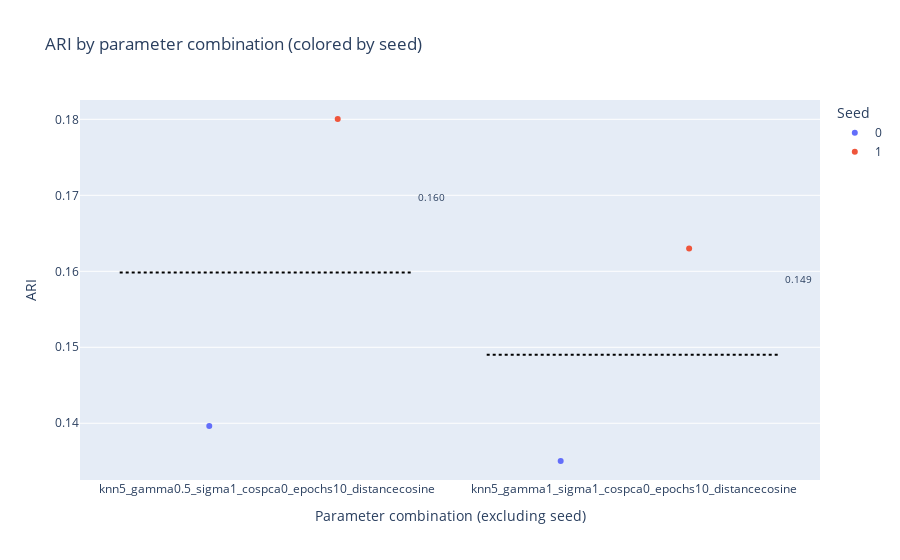
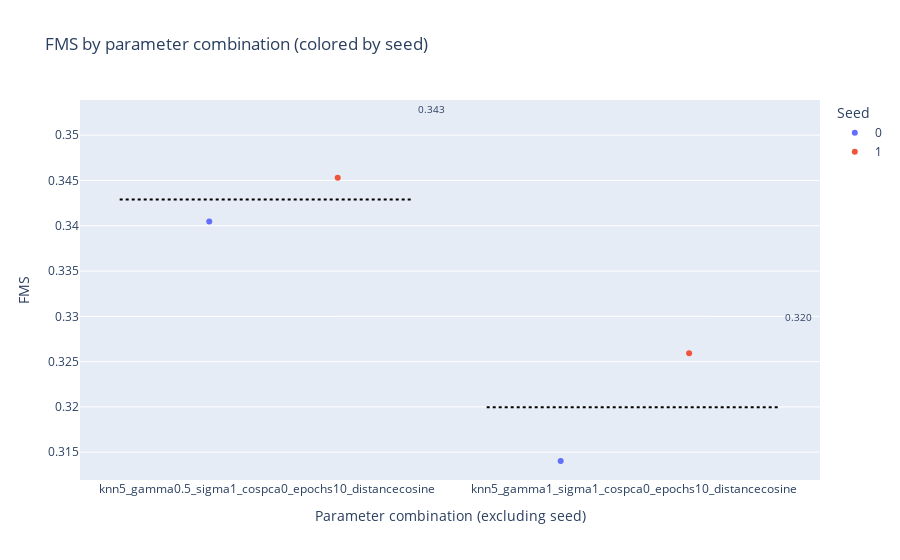
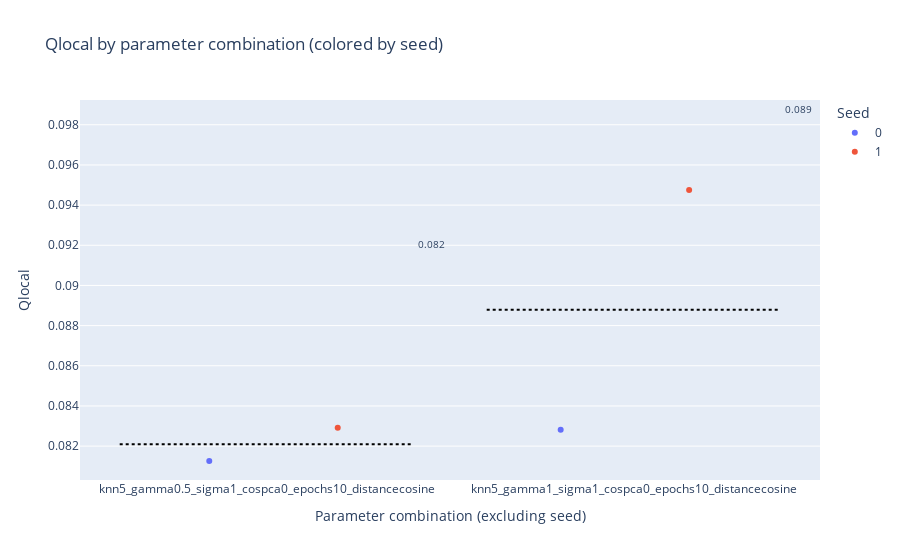
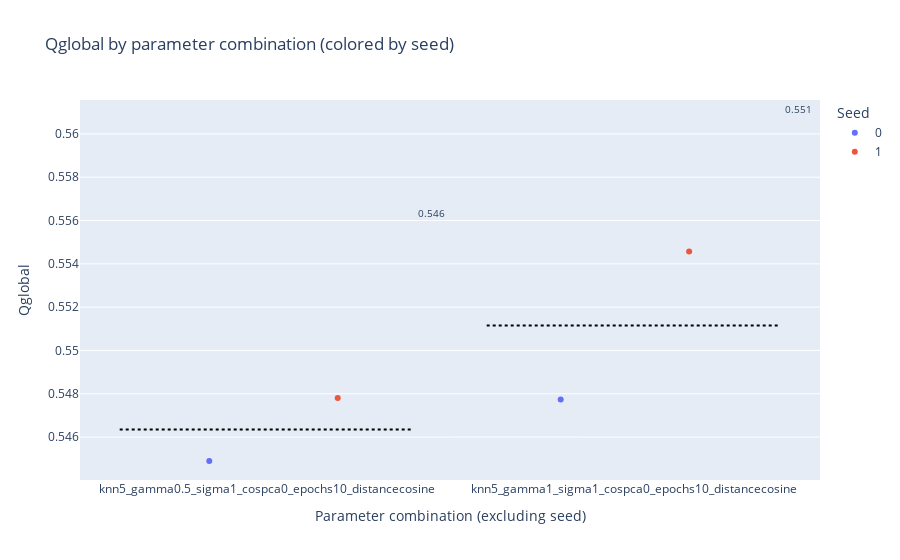

Notebook code for these charts, in order:
### Markdown cell above
## Results

### Code cell
# Call comparison function
compare_projections(results)

### Figure 1 — Plotly figure (JSON) as saved in the notebook; plotly's stock layout.template omitted (floating-point values rounded to 4 significant figures)
{"data": [{"alignmentgroup": "True", "boxpoints": "all", "fillcolor": "rgba(255,255,255,0)", "hoveron": "points", "hovertemplate": "seed=0<br>params_base=%{x}<br>ARI=%{y}<extra></extra>", "legendgroup": "0", "line": {"color": "rgba(255,255,255,0)"}, "marker": {"color": "#636efa"}, "name": "0", "offsetgroup": "0", "orientation": "v", "pointpos": 0, "showlegend": true, "type": "box", "x": ["knn5_gamma0.5_sigma1_cospca0_epochs10_distancecosine", "knn5_gamma1_sigma1_cospca0_epochs10_distancecosine"], "x0": " ", "xaxis": "x", "y": [0.1396, 0.135], "y0": " ", "yaxis": "y"}, {"alignmentgroup": "True", "boxpoints": "all", "fillcolor": "rgba(255,255,255,0)", "hoveron": "points", "hovertemplate": "seed=1<br>params_base=%{x}<br>ARI=%{y}<extra></extra>", "legendgroup": "1", "line": {"color": "rgba(255,255,255,0)"}, "marker": {"color": "#EF553B"}, "name": "1", "offsetgroup": "1", "orientation": "v", "pointpos": 0, "showlegend": true, "type": "box", "x": ["knn5_gamma0.5_sigma1_cospca0_epochs10_distancecosine", "knn5_gamma1_sigma1_cospca0_epochs10_distancecosine"], "x0": " ", "xaxis": "x", "y": [0.18, 0.163], "y0": " ", "yaxis": "y"}], "layout": {"annotations": [{"font": {"size": 10}, "showarrow": false, "text": "0.160", "x": 0.45, "y": 0.1698}, {"font": {"size": 10}, "showarrow": false, "text": "0.149", "x": 1.45, "y": 0.159}], "boxmode": "group", "legend": {"title": {"text": "Seed"}, "tracegroupgap": 0}, "shapes": [{"line": {"color": "black", "dash": "dot", "width": 2}, "name": "Mean knn5_gamma0.5_sigma1_cospca0_epochs10_distancecosine", "type": "line", "x0": -0.4, "x1": 0.4, "xref": "x", "y0": 0.1598, "y1": 0.1598, "yref": "y"}, {"line": {"color": "black", "dash": "dot", "width": 2}, "name": "Mean knn5_gamma1_sigma1_cospca0_epochs10_distancecosine", "type": "line", "x0": 0.6, "x1": 1.4, "xref": "x", "y0": 0.149, "y1": 0.149, "yref": "y"}], "showlegend": true, "title": {"text": "ARI by parameter combination (colored by seed)"}, "xaxis": {"anchor": "y", "domain": [0, 1], "title": {"text": "Parameter combination (excluding seed)"}}, "yaxis": {"anchor": "x", "domain": [0, 1], "title": {"text": "ARI"}}}}

### Figure 2 — Plotly figure (JSON) as saved in the notebook; plotly's stock layout.template omitted (floating-point values rounded to 4 significant figures)
{"data": [{"alignmentgroup": "True", "boxpoints": "all", "fillcolor": "rgba(255,255,255,0)", "hoveron": "points", "hovertemplate": "seed=0<br>params_base=%{x}<br>FMS=%{y}<extra></extra>", "legendgroup": "0", "line": {"color": "rgba(255,255,255,0)"}, "marker": {"color": "#636efa"}, "name": "0", "offsetgroup": "0", "orientation": "v", "pointpos": 0, "showlegend": true, "type": "box", "x": ["knn5_gamma0.5_sigma1_cospca0_epochs10_distancecosine", "knn5_gamma1_sigma1_cospca0_epochs10_distancecosine"], "x0": " ", "xaxis": "x", "y": [0.3405, 0.314], "y0": " ", "yaxis": "y"}, {"alignmentgroup": "True", "boxpoints": "all", "fillcolor": "rgba(255,255,255,0)", "hoveron": "points", "hovertemplate": "seed=1<br>params_base=%{x}<br>FMS=%{y}<extra></extra>", "legendgroup": "1", "line": {"color": "rgba(255,255,255,0)"}, "marker": {"color": "#EF553B"}, "name": "1", "offsetgroup": "1", "orientation": "v", "pointpos": 0, "showlegend": true, "type": "box", "x": ["knn5_gamma0.5_sigma1_cospca0_epochs10_distancecosine", "knn5_gamma1_sigma1_cospca0_epochs10_distancecosine"], "x0": " ", "xaxis": "x", "y": [0.3453, 0.3259], "y0": " ", "yaxis": "y"}], "layout": {"annotations": [{"font": {"size": 10}, "showarrow": false, "text": "0.343", "x": 0.45, "y": 0.3529}, {"font": {"size": 10}, "showarrow": false, "text": "0.320", "x": 1.45, "y": 0.33}], "boxmode": "group", "legend": {"title": {"text": "Seed"}, "tracegroupgap": 0}, "shapes": [{"line": {"color": "black", "dash": "dot", "width": 2}, "name": "Mean knn5_gamma0.5_sigma1_cospca0_epochs10_distancecosine", "type": "line", "x0": -0.4, "x1": 0.4, "xref": "x", "y0": 0.3429, "y1": 0.3429, "yref": "y"}, {"line": {"color": "black", "dash": "dot", "width": 2}, "name": "Mean knn5_gamma1_sigma1_cospca0_epochs10_distancecosine", "type": "line", "x0": 0.6, "x1": 1.4, "xref": "x", "y0": 0.32, "y1": 0.32, "yref": "y"}], "showlegend": true, "title": {"text": "FMS by parameter combination (colored by seed)"}, "xaxis": {"anchor": "y", "domain": [0, 1], "title": {"text": "Parameter combination (excluding seed)"}}, "yaxis": {"anchor": "x", "domain": [0, 1], "title": {"text": "FMS"}}}}

### Figure 3 — Plotly figure (JSON) as saved in the notebook; plotly's stock layout.template omitted (floating-point values rounded to 4 significant figures)
{"data": [{"alignmentgroup": "True", "boxpoints": "all", "fillcolor": "rgba(255,255,255,0)", "hoveron": "points", "hovertemplate": "seed=0<br>params_base=%{x}<br>Qlocal=%{y}<extra></extra>", "legendgroup": "0", "line": {"color": "rgba(255,255,255,0)"}, "marker": {"color": "#636efa"}, "name": "0", "offsetgroup": "0", "orientation": "v", "pointpos": 0, "showlegend": true, "type": "box", "x": ["knn5_gamma0.5_sigma1_cospca0_epochs10_distancecosine", "knn5_gamma1_sigma1_cospca0_epochs10_distancecosine"], "x0": " ", "xaxis": "x", "y": [0.08126, 0.08281], "y0": " ", "yaxis": "y"}, {"alignmentgroup": "True", "boxpoints": "all", "fillcolor": "rgba(255,255,255,0)", "hoveron": "points", "hovertemplate": "seed=1<br>params_base=%{x}<br>Qlocal=%{y}<extra></extra>", "legendgroup": "1", "line": {"color": "rgba(255,255,255,0)"}, "marker": {"color": "#EF553B"}, "name": "1", "offsetgroup": "1", "orientation": "v", "pointpos": 0, "showlegend": true, "type": "box", "x": ["knn5_gamma0.5_sigma1_cospca0_epochs10_distancecosine", "knn5_gamma1_sigma1_cospca0_epochs10_distancecosine"], "x0": " ", "xaxis": "x", "y": [0.08292, 0.09476], "y0": " ", "yaxis": "y"}], "layout": {"annotations": [{"font": {"size": 10}, "showarrow": false, "text": "0.082", "x": 0.45, "y": 0.09209}, {"font": {"size": 10}, "showarrow": false, "text": "0.089", "x": 1.45, "y": 0.09879}], "boxmode": "group", "legend": {"title": {"text": "Seed"}, "tracegroupgap": 0}, "shapes": [{"line": {"color": "black", "dash": "dot", "width": 2}, "name": "Mean knn5_gamma0.5_sigma1_cospca0_epochs10_distancecosine", "type": "line", "x0": -0.4, "x1": 0.4, "xref": "x", "y0": 0.08209, "y1": 0.08209, "yref": "y"}, {"line": {"color": "black", "dash": "dot", "width": 2}, "name": "Mean knn5_gamma1_sigma1_cospca0_epochs10_distancecosine", "type": "line", "x0": 0.6, "x1": 1.4, "xref": "x", "y0": 0.08879, "y1": 0.08879, "yref": "y"}], "showlegend": true, "title": {"text": "Qlocal by parameter combination (colored by seed)"}, "xaxis": {"anchor": "y", "domain": [0, 1], "title": {"text": "Parameter combination (excluding seed)"}}, "yaxis": {"anchor": "x", "domain": [0, 1], "title": {"text": "Qlocal"}}}}

### Figure 4 — Plotly figure (JSON) as saved in the notebook; plotly's stock layout.template omitted (floating-point values rounded to 4 significant figures)
{"data": [{"alignmentgroup": "True", "boxpoints": "all", "fillcolor": "rgba(255,255,255,0)", "hoveron": "points", "hovertemplate": "seed=0<br>params_base=%{x}<br>Qglobal=%{y}<extra></extra>", "legendgroup": "0", "line": {"color": "rgba(255,255,255,0)"}, "marker": {"color": "#636efa"}, "name": "0", "offsetgroup": "0", "orientation": "v", "pointpos": 0, "showlegend": true, "type": "box", "x": ["knn5_gamma0.5_sigma1_cospca0_epochs10_distancecosine", "knn5_gamma1_sigma1_cospca0_epochs10_distancecosine"], "x0": " ", "xaxis": "x", "y": [0.5449, 0.5477], "y0": " ", "yaxis": "y"}, {"alignmentgroup": "True", "boxpoints": "all", "fillcolor": "rgba(255,255,255,0)", "hoveron": "points", "hovertemplate": "seed=1<br>params_base=%{x}<br>Qglobal=%{y}<extra></extra>", "legendgroup": "1", "line": {"color": "rgba(255,255,255,0)"}, "marker": {"color": "#EF553B"}, "name": "1", "offsetgroup": "1", "orientation": "v", "pointpos": 0, "showlegend": true, "type": "box", "x": ["knn5_gamma0.5_sigma1_cospca0_epochs10_distancecosine", "knn5_gamma1_sigma1_cospca0_epochs10_distancecosine"], "x0": " ", "xaxis": "x", "y": [0.5478, 0.5546], "y0": " ", "yaxis": "y"}], "layout": {"annotations": [{"font": {"size": 10}, "showarrow": false, "text": "0.546", "x": 0.45, "y": 0.5563}, {"font": {"size": 10}, "showarrow": false, "text": "0.551", "x": 1.45, "y": 0.5612}], "boxmode": "group", "legend": {"title": {"text": "Seed"}, "tracegroupgap": 0}, "shapes": [{"line": {"color": "black", "dash": "dot", "width": 2}, "name": "Mean knn5_gamma0.5_sigma1_cospca0_epochs10_distancecosine", "type": "line", "x0": -0.4, "x1": 0.4, "xref": "x", "y0": 0.5463, "y1": 0.5463, "yref": "y"}, {"line": {"color": "black", "dash": "dot", "width": 2}, "name": "Mean knn5_gamma1_sigma1_cospca0_epochs10_distancecosine", "type": "line", "x0": 0.6, "x1": 1.4, "xref": "x", "y0": 0.5512, "y1": 0.5512, "yref": "y"}], "showlegend": true, "title": {"text": "Qglobal by parameter combination (colored by seed)"}, "xaxis": {"anchor": "y", "domain": [0, 1], "title": {"text": "Parameter combination (excluding seed)"}}, "yaxis": {"anchor": "x", "domain": [0, 1], "title": {"text": "Qglobal"}}}}
